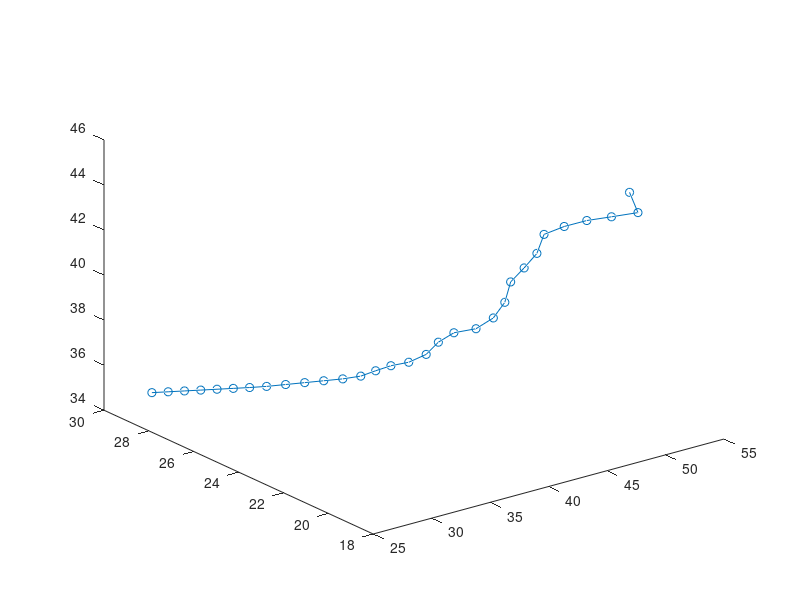

This chart was generated by the following MATLAB code:
x = [50.9377783565 50.3631692266 49.8558857411 49.2840240516 48.6423770582 47.9658345326 47.1155468558 46.3947856988 45.6842287329 44.8602980794 44.1204176822 43.4669090143 42.6765495718 41.7814161896 40.8369600491 39.9700512601 39.0406556483 38.0630772106 37.0801350523 36.1432216603 35.2217789851 34.3003363098 33.3788936346 32.4574509593 31.4958444022 30.5196573420 29.5434702819 28.5672832217 27.5910961615 26.6149091013 25.6387220411];
y = [20.0937935414 19.4178759842 20.3350859584 21.1370032557 21.8080693409 22.3559351596 22.2303058733 22.4246114550 22.6549433980 22.4850043712 22.6118086041 23.0435521631 23.6167804627 23.8422531328 23.8935895574 24.2187104398 24.5292555956 24.6996427984 24.8510931414 25.1650501411 25.5336272112 25.9022042813 26.2707813514 26.6393584215 26.8966781156 27.1136085734 27.3305390312 27.5474694890 27.7643999468 27.9813304047 28.1982608625];
z = [44.5651562947 44.0566366014 43.5219911354 43.0687918783 42.5873395509 42.0798863896 41.4143814318 40.7800124374 40.1532466363 39.4420055390 38.7933907040 38.2091318725 37.8783210414 37.4820477983 37.0490239237 36.6737809647 36.5078041802 36.3431181221 36.1744355293 36.0400491982 35.9171901749 35.7943311515 35.6714721281 35.5486131048 35.5158910937 35.5158910937 35.5158910937 35.5158910937 35.5158910937 35.5158910937 35.5158910937];

figure
plot3(x,y,z,'-o')